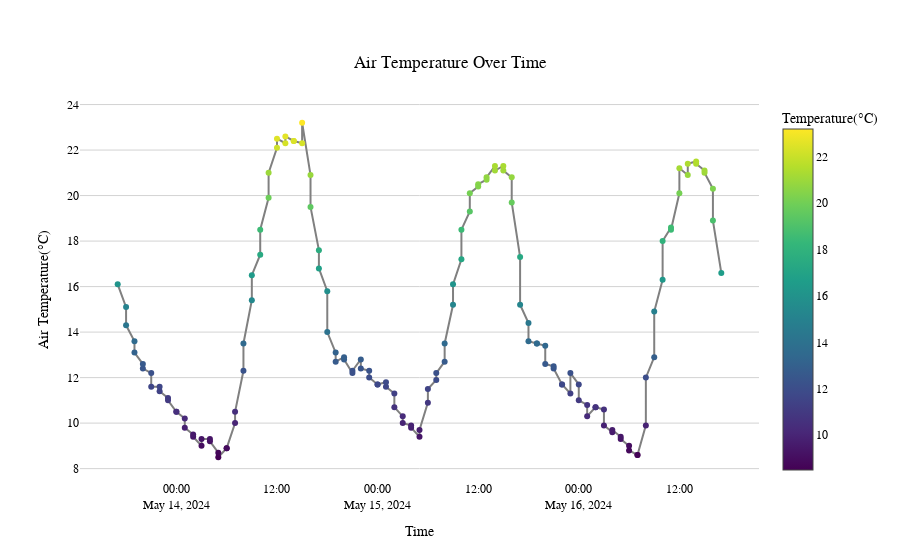

The code cell stored with this chart in its notebook:
### Code cell
if 'air_temp' in df.columns:
    fig = go.Figure()

    fig.add_trace(go.Scatter(
        x=df.index,
        y=df['air_temp'],
        mode='markers+lines',  # 使用markers+lines模式
        name='Air Temperature',
        marker=dict(
            color=df['air_temp'],  # 使用温度值来定义颜色
            colorscale='Viridis',  # 选择颜色映射
            showscale=True,  # 显示颜色条
            colorbar=dict(
                title="Temperature(°C)"
            )
        ),
        line=dict(
            color='gray'  # 设置线条颜色
        )
    ))

    fig.update_layout(
        title={
            'text': 'Air Temperature Over Time',
            'y': 0.9,
            'x': 0.5,
            'xanchor': 'center',
            'yanchor': 'top'
        },
        xaxis_title='Time',
        yaxis_title='Air Temperature(°C)',
        hovermode='x',
        plot_bgcolor='rgba(0,0,0,0)',
        xaxis=dict(
            showgrid=False
        ),
        yaxis=dict(
            showgrid=True,
            gridcolor='lightgray'
        ),
        font=dict(
            family="Arial, sans-serif",
            size=12,
            color="black"
        )
    )

    fig.show()

### Figure 1 — Plotly figure (JSON) as saved in the notebook; plotly's stock layout.template omitted (floating-point values rounded to 4 significant figures; data arrays with more than 128 entries replaced by an {"elided": "..."} marker saying what was removed)
{"data": [{"line": {"color": "gray"}, "marker": {"color": {"elided": "144 float values"}, "colorbar": {"title": {"text": "Temperature(°C)"}}, "colorscale": [[0, "#440154"], [0.1111, "#482878"], [0.2222, "#3e4989"], [0.3333, "#31688e"], [0.4444, "#26828e"], [0.5556, "#1f9e89"], [0.6667, "#35b779"], [0.7778, "#6ece58"], [0.8889, "#b5de2b"], [1, "#fde725"]], "showscale": true}, "mode": "markers+lines", "name": "Air Temperature", "type": "scatter", "x": {"elided": "144 str values"}, "y": {"elided": "144 float values"}}], "layout": {"font": {"color": "black", "family": "Arial, sans-serif", "size": 12}, "hovermode": "x", "plot_bgcolor": "rgba(0,0,0,0)", "title": {"text": "Air Temperature Over Time", "x": 0.5, "xanchor": "center", "y": 0.9, "yanchor": "top"}, "xaxis": {"showgrid": false, "title": {"text": "Time"}}, "yaxis": {"gridcolor": "lightgray", "showgrid": true, "title": {"text": "Air Temperature(°C)"}}}}
